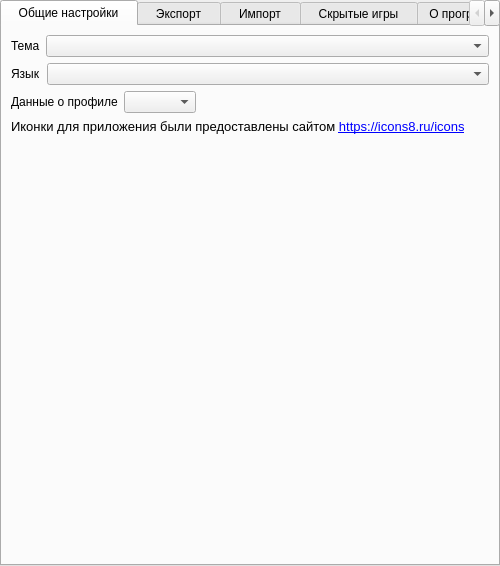
<?xml version="1.0" encoding="UTF-8"?>
<ui version="4.0">
 <class>FormSettings</class>
 <widget class="QWidget" name="FormSettings">
  <property name="geometry">
   <rect>
    <x>0</x>
    <y>0</y>
    <width>500</width>
    <height>566</height>
   </rect>
  </property>
  <property name="windowTitle">
   <string>Form</string>
  </property>
  <layout class="QVBoxLayout" name="verticalLayout_5">
   <property name="leftMargin">
    <number>0</number>
   </property>
   <property name="topMargin">
    <number>0</number>
   </property>
   <property name="rightMargin">
    <number>0</number>
   </property>
   <property name="bottomMargin">
    <number>0</number>
   </property>
   <item>
    <widget class="QTabWidget" name="tabWidget">
     <property name="currentIndex">
      <number>0</number>
     </property>
     <widget class="QWidget" name="tab_2">
      <attribute name="title">
       <string>  Общие настройки  </string>
      </attribute>
      <layout class="QVBoxLayout" name="verticalLayout">
       <item>
        <layout class="QHBoxLayout" name="horizontalLayout">
         <item>
          <widget class="QLabel" name="label_12">
           <property name="text">
            <string>Тема</string>
           </property>
          </widget>
         </item>
         <item>
          <widget class="QComboBox" name="ComboBoxTheme">
           <property name="sizePolicy">
            <sizepolicy hsizetype="Expanding" vsizetype="Fixed">
             <horstretch>0</horstretch>
             <verstretch>0</verstretch>
            </sizepolicy>
           </property>
          </widget>
         </item>
        </layout>
       </item>
       <item>
        <layout class="QHBoxLayout" name="horizontalLayout_15">
         <item>
          <widget class="QLabel" name="label_13">
           <property name="text">
            <string>Язык</string>
           </property>
          </widget>
         </item>
         <item>
          <widget class="QComboBox" name="ComboBoxLanguage">
           <property name="sizePolicy">
            <sizepolicy hsizetype="Expanding" vsizetype="Fixed">
             <horstretch>0</horstretch>
             <verstretch>0</verstretch>
            </sizepolicy>
           </property>
          </widget>
         </item>
        </layout>
       </item>
       <item>
        <layout class="QHBoxLayout" name="horizontalLayout_2">
         <item>
          <widget class="QLabel" name="label">
           <property name="text">
            <string>Данные о профиле</string>
           </property>
          </widget>
         </item>
         <item>
          <widget class="QComboBox" name="comboBoxProfileInfo"/>
         </item>
         <item>
          <spacer name="horizontalSpacer">
           <property name="orientation">
            <enum>Qt::Horizontal</enum>
           </property>
           <property name="sizeHint" stdset="0">
            <size>
             <width>40</width>
             <height>20</height>
            </size>
           </property>
          </spacer>
         </item>
        </layout>
       </item>
       <item>
        <widget class="QLabel" name="labelIcons8">
         <property name="font">
          <font>
           <pointsize>10</pointsize>
          </font>
         </property>
         <property name="text">
          <string>&lt;html&gt;&lt;head/&gt;&lt;body&gt;&lt;p&gt;Иконки для приложения были предоставлены сайтом &lt;a href=https://icons8.ru/icons&gt;https://icons8.ru/icons&lt;/a&gt;&lt;/p&gt;&lt;/body&gt;&lt;/html&gt;</string>
         </property>
         <property name="wordWrap">
          <bool>true</bool>
         </property>
         <property name="openExternalLinks">
          <bool>true</bool>
         </property>
         <property name="textInteractionFlags">
          <set>Qt::TextBrowserInteraction</set>
         </property>
        </widget>
       </item>
       <item>
        <spacer name="verticalSpacer">
         <property name="orientation">
          <enum>Qt::Vertical</enum>
         </property>
         <property name="sizeHint" stdset="0">
          <size>
           <width>20</width>
           <height>40</height>
          </size>
         </property>
        </spacer>
       </item>
      </layout>
     </widget>
     <widget class="QWidget" name="tab_4">
      <attribute name="title">
       <string>  Экспорт  </string>
      </attribute>
      <layout class="QVBoxLayout" name="verticalLayout_17">
       <property name="leftMargin">
        <number>0</number>
       </property>
       <property name="topMargin">
        <number>0</number>
       </property>
       <property name="rightMargin">
        <number>0</number>
       </property>
       <property name="bottomMargin">
        <number>0</number>
       </property>
       <item>
        <widget class="QToolBox" name="ToolBoxExport">
         <property name="currentIndex">
          <number>0</number>
         </property>
         <widget class="QWidget" name="PageCategories">
          <property name="geometry">
           <rect>
            <x>0</x>
            <y>0</y>
            <width>496</width>
            <height>386</height>
           </rect>
          </property>
          <attribute name="label">
           <string>Категории</string>
          </attribute>
          <layout class="QVBoxLayout" name="verticalLayout_12">
           <item>
            <widget class="QTreeWidget" name="TreeWidgetExportCategories">
             <property name="headerHidden">
              <bool>true</bool>
             </property>
             <column>
              <property name="text">
               <string notr="true">1</string>
              </property>
             </column>
            </widget>
           </item>
           <item>
            <layout class="QHBoxLayout" name="horizontalLayout_11">
             <item>
              <widget class="QPushButton" name="ButtonExportCategories">
               <property name="text">
                <string>Экспортировать выбранное</string>
               </property>
              </widget>
             </item>
             <item>
              <spacer name="horizontalSpacer_4">
               <property name="orientation">
                <enum>Qt::Horizontal</enum>
               </property>
               <property name="sizeHint" stdset="0">
                <size>
                 <width>40</width>
                 <height>20</height>
                </size>
               </property>
              </spacer>
             </item>
            </layout>
           </item>
          </layout>
         </widget>
         <widget class="QWidget" name="PageFavorites">
          <property name="geometry">
           <rect>
            <x>0</x>
            <y>0</y>
            <width>188</width>
            <height>120</height>
           </rect>
          </property>
          <attribute name="label">
           <string>Избранное</string>
          </attribute>
          <layout class="QVBoxLayout" name="verticalLayout_13">
           <item>
            <widget class="QTreeView" name="TreeViewExportFavorites">
             <property name="enabled">
              <bool>false</bool>
             </property>
             <property name="headerHidden">
              <bool>true</bool>
             </property>
            </widget>
           </item>
           <item>
            <layout class="QHBoxLayout" name="horizontalLayout_12">
             <item>
              <widget class="QPushButton" name="ButtonExportFavorites">
               <property name="text">
                <string>Экспортировать выбранное</string>
               </property>
              </widget>
             </item>
             <item>
              <spacer name="horizontalSpacer_5">
               <property name="orientation">
                <enum>Qt::Horizontal</enum>
               </property>
               <property name="sizeHint" stdset="0">
                <size>
                 <width>40</width>
                 <height>20</height>
                </size>
               </property>
              </spacer>
             </item>
            </layout>
           </item>
          </layout>
         </widget>
         <widget class="QWidget" name="PageComments">
          <property name="geometry">
           <rect>
            <x>0</x>
            <y>0</y>
            <width>188</width>
            <height>120</height>
           </rect>
          </property>
          <attribute name="label">
           <string>Комментарии</string>
          </attribute>
          <layout class="QVBoxLayout" name="verticalLayout_14">
           <item>
            <widget class="QTreeView" name="TreeViewExportComments">
             <property name="enabled">
              <bool>false</bool>
             </property>
             <property name="headerHidden">
              <bool>true</bool>
             </property>
            </widget>
           </item>
           <item>
            <layout class="QHBoxLayout" name="horizontalLayout_13">
             <item>
              <widget class="QPushButton" name="ButtonExportComments">
               <property name="text">
                <string>Экспортировать выбранное</string>
               </property>
              </widget>
             </item>
             <item>
              <spacer name="horizontalSpacer_6">
               <property name="orientation">
                <enum>Qt::Horizontal</enum>
               </property>
               <property name="sizeHint" stdset="0">
                <size>
                 <width>40</width>
                 <height>20</height>
                </size>
               </property>
              </spacer>
             </item>
            </layout>
           </item>
          </layout>
         </widget>
         <widget class="QWidget" name="PageGroups">
          <property name="geometry">
           <rect>
            <x>0</x>
            <y>0</y>
            <width>188</width>
            <height>120</height>
           </rect>
          </property>
          <attribute name="label">
           <string>Группы</string>
          </attribute>
          <layout class="QVBoxLayout" name="verticalLayout_15">
           <item>
            <widget class="QListView" name="ListViewExportGroups">
             <property name="enabled">
              <bool>false</bool>
             </property>
            </widget>
           </item>
           <item>
            <layout class="QHBoxLayout" name="horizontalLayout_14">
             <item>
              <widget class="QPushButton" name="ButtonExportGroups">
               <property name="text">
                <string>Экспортировать выбранное</string>
               </property>
              </widget>
             </item>
             <item>
              <spacer name="horizontalSpacer_7">
               <property name="orientation">
                <enum>Qt::Horizontal</enum>
               </property>
               <property name="sizeHint" stdset="0">
                <size>
                 <width>40</width>
                 <height>20</height>
                </size>
               </property>
              </spacer>
             </item>
            </layout>
           </item>
          </layout>
         </widget>
         <widget class="QWidget" name="PageSettings">
          <property name="geometry">
           <rect>
            <x>0</x>
            <y>0</y>
            <width>184</width>
            <height>44</height>
           </rect>
          </property>
          <attribute name="label">
           <string>Настройки</string>
          </attribute>
          <layout class="QVBoxLayout" name="verticalLayout_16">
           <item>
            <layout class="QHBoxLayout" name="horizontalLayout_3">
             <item>
              <widget class="QPushButton" name="ButtonExportSettings">
               <property name="enabled">
                <bool>false</bool>
               </property>
               <property name="text">
                <string>Экспортировать настройки</string>
               </property>
              </widget>
             </item>
             <item>
              <spacer name="horizontalSpacer_3">
               <property name="orientation">
                <enum>Qt::Horizontal</enum>
               </property>
               <property name="sizeHint" stdset="0">
                <size>
                 <width>40</width>
                 <height>20</height>
                </size>
               </property>
              </spacer>
             </item>
            </layout>
           </item>
          </layout>
         </widget>
        </widget>
       </item>
      </layout>
     </widget>
     <widget class="QWidget" name="tab_5">
      <attribute name="title">
       <string>  Импорт  </string>
      </attribute>
      <layout class="QVBoxLayout" name="verticalLayout_11">
       <item>
        <layout class="QVBoxLayout" name="verticalLayout_6">
         <item>
          <widget class="QLabel" name="label_2">
           <property name="text">
            <string>Импорт категорий</string>
           </property>
          </widget>
         </item>
         <item>
          <layout class="QHBoxLayout" name="horizontalLayout_6">
           <item>
            <widget class="MyLineEdit" name="LineEditImportCategories">
             <property name="placeholderText">
              <string>C:\Program Files (x86)\category.sas</string>
             </property>
            </widget>
           </item>
           <item>
            <widget class="QPushButton" name="ButtonImportCategories">
             <property name="text">
              <string>Импортировать</string>
             </property>
            </widget>
           </item>
          </layout>
         </item>
        </layout>
       </item>
       <item>
        <layout class="QVBoxLayout" name="verticalLayout_7">
         <item>
          <widget class="QLabel" name="label_3">
           <property name="text">
            <string>Импорт избранного</string>
           </property>
          </widget>
         </item>
         <item>
          <layout class="QHBoxLayout" name="horizontalLayout_7">
           <item>
            <widget class="MyLineEdit" name="lineEdit_2">
             <property name="placeholderText">
              <string>C:\Program Files (x86)\favorites.sas</string>
             </property>
            </widget>
           </item>
           <item>
            <widget class="QPushButton" name="ButtonImportFavorites">
             <property name="enabled">
              <bool>false</bool>
             </property>
             <property name="text">
              <string>Импортировать</string>
             </property>
            </widget>
           </item>
          </layout>
         </item>
        </layout>
       </item>
       <item>
        <layout class="QVBoxLayout" name="verticalLayout_8">
         <item>
          <widget class="QLabel" name="label_4">
           <property name="text">
            <string>Импорт комментариев</string>
           </property>
          </widget>
         </item>
         <item>
          <layout class="QHBoxLayout" name="horizontalLayout_8">
           <item>
            <widget class="MyLineEdit" name="lineEdit_3">
             <property name="placeholderText">
              <string>C:\Program Files (x86)\comments.sas</string>
             </property>
            </widget>
           </item>
           <item>
            <widget class="QPushButton" name="ButtonImportComments">
             <property name="enabled">
              <bool>false</bool>
             </property>
             <property name="text">
              <string>Импортировать</string>
             </property>
            </widget>
           </item>
          </layout>
         </item>
        </layout>
       </item>
       <item>
        <layout class="QVBoxLayout" name="verticalLayout_9">
         <item>
          <widget class="QLabel" name="label_5">
           <property name="text">
            <string>Импорт групп</string>
           </property>
          </widget>
         </item>
         <item>
          <layout class="QHBoxLayout" name="horizontalLayout_9">
           <item>
            <widget class="MyLineEdit" name="lineEdit_4">
             <property name="placeholderText">
              <string>C:\Program Files (x86)\groups.sas</string>
             </property>
            </widget>
           </item>
           <item>
            <widget class="QPushButton" name="ButtonImportGroups">
             <property name="enabled">
              <bool>false</bool>
             </property>
             <property name="text">
              <string>Импортировать</string>
             </property>
            </widget>
           </item>
          </layout>
         </item>
        </layout>
       </item>
       <item>
        <layout class="QVBoxLayout" name="verticalLayout_10">
         <item>
          <widget class="QLabel" name="label_6">
           <property name="text">
            <string>Импорт неизвестных данных</string>
           </property>
          </widget>
         </item>
         <item>
          <layout class="QHBoxLayout" name="horizontalLayout_10">
           <item>
            <widget class="MyLineEdit" name="lineEdit_5">
             <property name="placeholderText">
              <string>C:\Program Files (x86)\someData.sas</string>
             </property>
            </widget>
           </item>
           <item>
            <widget class="QPushButton" name="ButtonRawImport">
             <property name="enabled">
              <bool>false</bool>
             </property>
             <property name="text">
              <string>Импортировать</string>
             </property>
            </widget>
           </item>
          </layout>
         </item>
        </layout>
       </item>
       <item>
        <spacer name="verticalSpacer_2">
         <property name="orientation">
          <enum>Qt::Vertical</enum>
         </property>
         <property name="sizeHint" stdset="0">
          <size>
           <width>20</width>
           <height>40</height>
          </size>
         </property>
        </spacer>
       </item>
      </layout>
     </widget>
     <widget class="QWidget" name="tab_3">
      <attribute name="title">
       <string>  Скрытые игры  </string>
      </attribute>
      <layout class="QVBoxLayout" name="verticalLayout_4">
       <item>
        <layout class="QHBoxLayout" name="horizontalLayout_5">
         <item>
          <widget class="MyLineEdit" name="LineEditFindGame">
           <property name="placeholderText">
            <string>Dota 2</string>
           </property>
          </widget>
         </item>
         <item>
          <widget class="QPushButton" name="ButtonFindGame">
           <property name="text">
            <string>Поиск</string>
           </property>
          </widget>
         </item>
        </layout>
       </item>
       <item>
        <layout class="QHBoxLayout" name="horizontalLayout_4">
         <item>
          <widget class="QFrame" name="FrameProfilesHideGames">
           <property name="minimumSize">
            <size>
             <width>100</width>
             <height>0</height>
            </size>
           </property>
           <property name="frameShape">
            <enum>QFrame::StyledPanel</enum>
           </property>
           <property name="frameShadow">
            <enum>QFrame::Raised</enum>
           </property>
          </widget>
         </item>
         <item>
          <widget class="QTableWidget" name="TableWidgetGames">
           <property name="sizePolicy">
            <sizepolicy hsizetype="Expanding" vsizetype="Expanding">
             <horstretch>0</horstretch>
             <verstretch>0</verstretch>
            </sizepolicy>
           </property>
           <property name="rowCount">
            <number>0</number>
           </property>
           <property name="columnCount">
            <number>4</number>
           </property>
           <column/>
           <column/>
           <column/>
           <column/>
          </widget>
         </item>
        </layout>
       </item>
      </layout>
     </widget>
     <widget class="QWidget" name="tab">
      <attribute name="title">
       <string>О программе</string>
      </attribute>
      <layout class="QVBoxLayout" name="verticalLayout_2">
       <item>
        <layout class="QHBoxLayout" name="horizontalLayout_16">
         <item>
          <widget class="QLabel" name="label_7">
           <property name="sizePolicy">
            <sizepolicy hsizetype="Maximum" vsizetype="Preferred">
             <horstretch>0</horstretch>
             <verstretch>0</verstretch>
            </sizepolicy>
           </property>
           <property name="text">
            <string>Версия программы:</string>
           </property>
           <property name="wordWrap">
            <bool>false</bool>
           </property>
          </widget>
         </item>
         <item>
          <widget class="QLabel" name="labelVersion">
           <property name="sizePolicy">
            <sizepolicy hsizetype="Minimum" vsizetype="Preferred">
             <horstretch>0</horstretch>
             <verstretch>0</verstretch>
            </sizepolicy>
           </property>
           <property name="text">
            <string>1.0</string>
           </property>
          </widget>
         </item>
        </layout>
       </item>
       <item>
        <widget class="QLabel" name="label_8">
         <property name="text">
          <string>Так же спасибо за помощь в разработке:</string>
         </property>
         <property name="wordWrap">
          <bool>true</bool>
         </property>
        </widget>
       </item>
       <item>
        <widget class="QLabel" name="label_9">
         <property name="font">
          <font>
           <italic>true</italic>
          </font>
         </property>
         <property name="text">
          <string>-Идрисов Тагир</string>
         </property>
        </widget>
       </item>
       <item>
        <widget class="QLabel" name="label_10">
         <property name="font">
          <font>
           <italic>true</italic>
          </font>
         </property>
         <property name="text">
          <string>&lt;html&gt;&lt;head/&gt;&lt;body&gt;&lt;p&gt;-&lt;a href=https://arturosipov.com&gt;Осипов Артур&lt;/a&gt;&lt;/p&gt;&lt;/body&gt;&lt;/html&gt;</string>
         </property>
         <property name="textFormat">
          <enum>Qt::RichText</enum>
         </property>
        </widget>
       </item>
       <item>
        <widget class="QLabel" name="label_11">
         <property name="text">
          <string>-Никитин Василий</string>
         </property>
        </widget>
       </item>
       <item>
        <spacer name="verticalSpacer_3">
         <property name="orientation">
          <enum>Qt::Vertical</enum>
         </property>
         <property name="sizeHint" stdset="0">
          <size>
           <width>20</width>
           <height>40</height>
          </size>
         </property>
        </spacer>
       </item>
      </layout>
     </widget>
    </widget>
   </item>
  </layout>
 </widget>
 <customwidgets>
  <customwidget>
   <class>MyLineEdit</class>
   <extends>QLineEdit</extends>
   <header>subWidgets/lineEdit/mylineedit.h</header>
  </customwidget>
 </customwidgets>
 <resources/>
 <connections/>
</ui>
